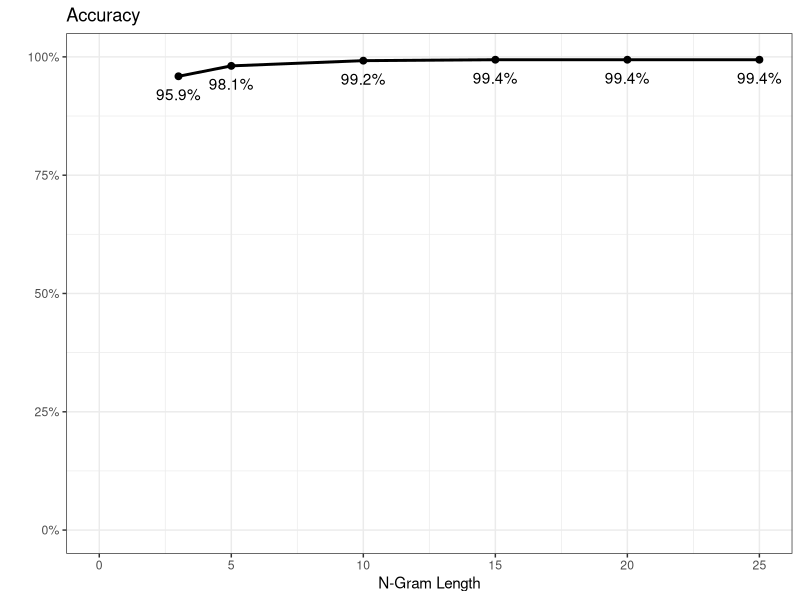
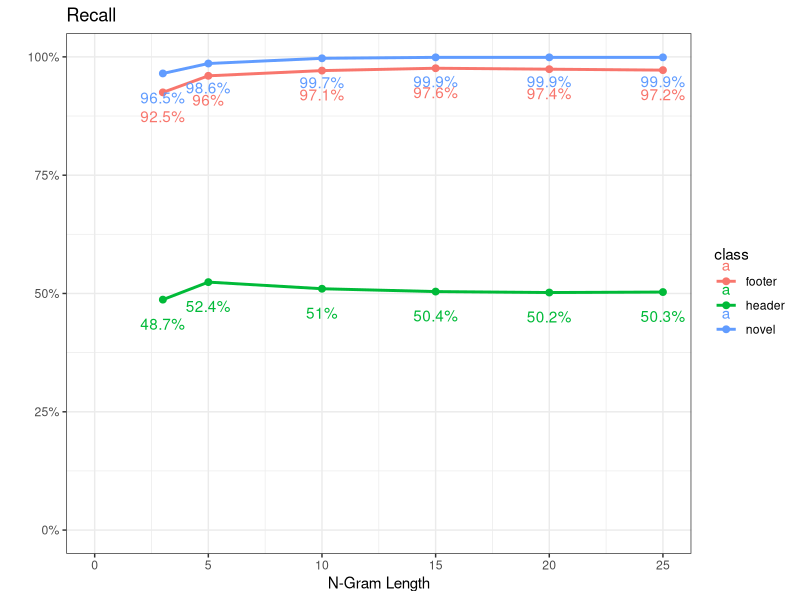
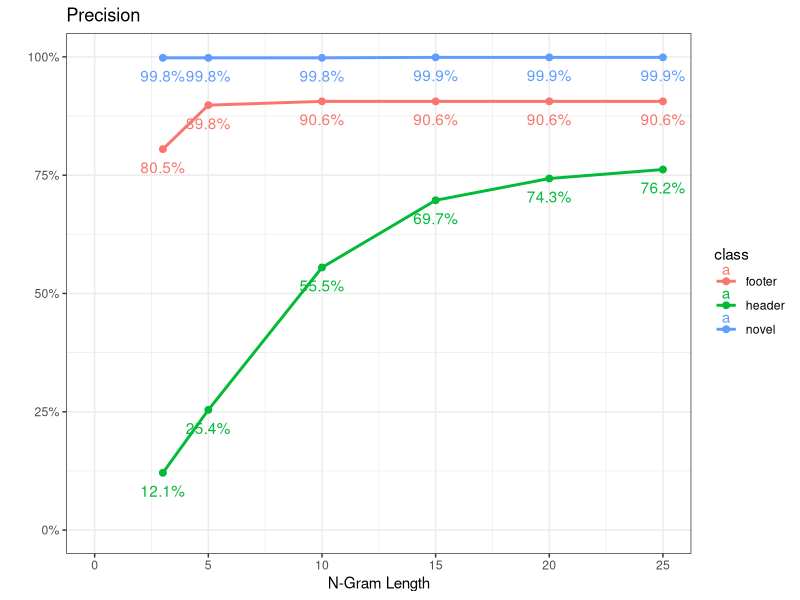

Write R code to recreate these figures, in order.
## ---- chunk 1
knitr::opts_chunk$set(echo = TRUE)
library(ggplot2)
## ---- chunk 2

getAccuracy = function(confusionMatrix){
  return(round( sum(diag(confusionMatrix)) / sum(confusionMatrix) , 3))
}

getRecall = function(confusionMatrix) {
  return(round(diag(confusionMatrix) / rowSums(confusionMatrix), 3))
}

getPrecision = function(confusionMatrix) {
  return(round(diag(confusionMatrix) / colSums(confusionMatrix), 3))
}

getMetrics = function(confusionMatrix) {
  
  accuracy = paste0("accuarcy:  ", round( sum(diag(confusionMatrix)) / sum(confusionMatrix) , 3))
  
  classRecall = paste0("recall:    ",
                       paste0(dimnames(confusionMatrix)[[1]], " = ", round(diag(confusionMatrix) / rowSums(confusionMatrix), 3), collapse = " | ")
  )
  
  precisionByClass = paste0("precision: ", 
                            paste0(dimnames(confusionMatrix)[[2]], " = ", round(diag(confusionMatrix) / colSums(confusionMatrix), 3), collapse = " | ")
                            )
  
  print(accuracy)
  print(classRecall)
  print(precisionByClass)
}


# n25 --------------------------------------------------------------------
# real    155m58.738s
# user    0m36.250s
# sys     0m4.998s


n25 = matrix(data = c(4550,1453,3043,
                      554,985255,106,
                      864,10,30400),
       ncol = 3, nrow = 3,
       byrow = TRUE, 
       dimnames = list(c("header","novel","footer"), 
                       c("header","novel","footer")))





# n20 --------------------------------------------------------------------
# real    218m14.077s
# user    0m44.034s
# sys     0m6.511s

n20 = matrix(data = c(5697,1824,3832,
                      951,1231418,137,
                      1023,13,38145),
       ncol = 3, nrow = 3,
       byrow = TRUE, 
       dimnames = list(c("header","novel","footer"), 
                       c("header","novel","footer")))


# n15 ---------------------------------------------------------------------
# real    196m6.095s (3.3H)
# user    0m41.412s
# sys     0m5.973s


n15 = matrix(data = c(7678, 2447, 5101, 
                2114, 1641208, 185, 
                1229, 17, 51018),
       ncol = 3, nrow = 3,
       byrow = TRUE, 
       dimnames = list(c("header","novel","footer"), 
                       c("header","novel","footer")))


# n10 ---------------------------------------------------------------------
# real    222m49.998s (3.7H)
# user    0m42.964s
# sys     0m6.763s

n10 = matrix(data = c(11764, 3678, 7611,
                      7224, 2457937, 336, 
                      2226, 34, 76523),
             ncol = 3, nrow = 3,
             byrow = TRUE, 
             dimnames = list(c("header","novel","footer"), 
                             c("header","novel","footer")))


# n5 --------------------------------------------
# real    211m17.558s (3.5H)
# user    0m42.784s
# sys     0m6.651s

n5 = matrix(data = c(24391,7529,14644,
                    65580,4863228,2672,
                    5999,305,151720),
             ncol = 3, nrow = 3,
             byrow = TRUE, 
             dimnames = list(c("header","novel","footer"), 
                             c("header","novel","footer")))

# n3 --------------------------------------------
# real    225m49.389s (3.7H)
# user    0m43.786s
# sys     0m6.789s


n3 = matrix(data = c(37914,13034,26953,
                     257540,7929769,32155,
                     18211,1574,243914),
             ncol = 3, nrow = 3,
             byrow = TRUE, 
             dimnames = list(c("header","novel","footer"), 
                             c("header","novel","footer")))

print("")
print("N-Gram Length = 3")
print("")
print(n3)
print("")
getMetrics(n3)
print("")
print("-------------------------------------------------------------")
print("")
print("")
print("N-Gram Length = 5")
print("")
print(n5)
print("")
getMetrics(n5)
print("")
print("-------------------------------------------------------------")
print("")
print("")
print("N-Gram Length = 10")
print("")
print(n10)
print("")
getMetrics(n10)
print("")
print("-------------------------------------------------------------")
print("")
print("")
print("N-Gram Length = 15")
print("")
print(n15)
print("")
getMetrics(n15)
print("")
print("-------------------------------------------------------------")
print("")
print("")
print("N-Gram Length = 20")
print("")
print(n20)
print("")
getMetrics(n20)
print("")
print("-------------------------------------------------------------")
print("")
print("")
print("N-Gram Length = 25")
print("")
print(n25)
print("")
getMetrics(n25)
print("")

## ---- chunk 3
gAccuracy = data.frame(nGram = c(3,5,10,15,20,25),
  accuracy = c(getAccuracy(n3), getAccuracy(n5), getAccuracy(n10), 
               getAccuracy(n15), getAccuracy(n20), getAccuracy(n20)))


ggplot(gAccuracy, aes(nGram, accuracy)) +
  geom_line(size=1) +
  geom_point(size=2) +
  geom_text(aes(label = paste0(accuracy * 100, "%")), vjust = 2) +
  theme_bw() +
  ylab("")+
  xlab('N-Gram Length') +
  ggtitle("Accuracy") + 
  scale_y_continuous(labels = scales::'percent',
                     limits = c(0,1)) +
  scale_x_continuous(limits = c(0,25))
## ---- chunk 4
gRecall = data.frame(nGram = c(3,3,3,5,5,5,10,10,10,15,15,15,20,20,20,25,25,25),
                     class = rep(names(getRecall(n3)), 6),
  recall = c(getRecall(n3), getRecall(n5), getRecall(n10), 
             getRecall(n15), getRecall(n20), getRecall(n25)))



ggplot(gRecall, aes(nGram, recall, color = class)) +
  geom_line(size=1) +
  geom_point(size=2) +
  geom_text(aes(label = paste0(recall * 100, "%")), vjust = 2.5) +
  theme_bw() +
  ylab("")+
  xlab('N-Gram Length') +
  ggtitle("Recall") + 
  scale_y_continuous(labels = scales::'percent',
                     limits = c(0,1)) +
  scale_x_continuous(limits = c(0,25))
## ---- chunk 5
gPrecision = data.frame(nGram = c(3,3,3,5,5,5,10,10,10,15,15,15,20,20,20, 25, 25, 25),
                     class = rep(names(getPrecision(n3)), 6),
  precision = c(getPrecision(n3), getPrecision(n5), getPrecision(n10), 
                getPrecision(n15), getPrecision(n20), getPrecision(n25)))



ggplot(gPrecision, aes(nGram, precision, color = class)) +
  geom_line(size=1) +
  geom_point(size=2) +
  geom_text(aes(label = paste0(precision * 100, "%")), vjust = 2) +
  theme_bw() +
  ylab("")+
  xlab('N-Gram Length') +
  ggtitle("Precision") + 
  scale_y_continuous(labels = scales::'percent',
                     limits = c(0,1)) +
  scale_x_continuous(limits = c(0,25))
